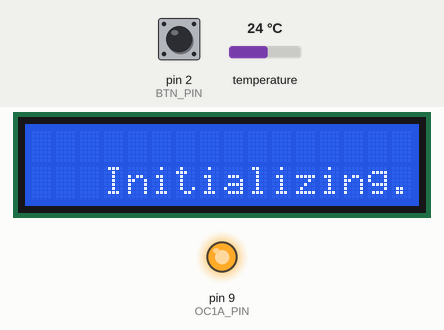
This program was run on a simulated Arduino Uno, built with avr-gcc and run on an emulated ATmega328P. On the bench: 16×2 character LCD, output pins drawn as LEDs (lit = HIGH). Inputs (shaded band) come from the test bench; at power-on: temperature 24 °C, pin 2 (BTN_PIN) HIGH.

Above: at 5.7 s.
5.8 s: temperature set to 41 °C
At 7.9 s:
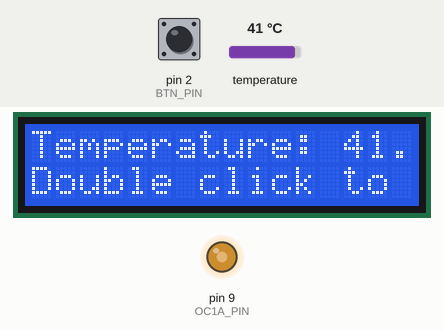
8.6 s: temperature set to 12 °C
At 9.4 s:
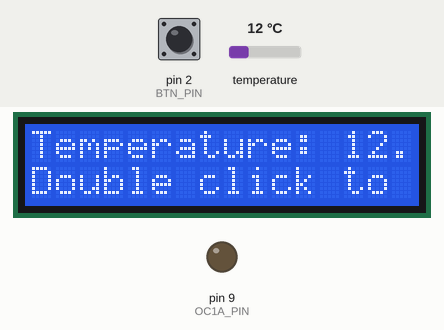
10.6 s: temperature set to 19 °C
At 11.9 s:
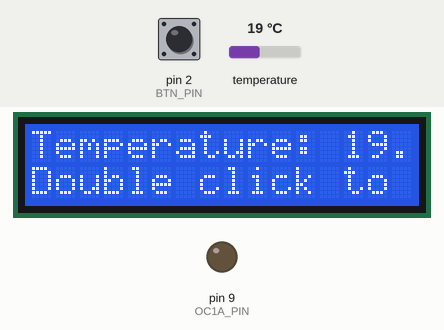
12.5 s: temperature set to 33 °C
At 13.8 s:
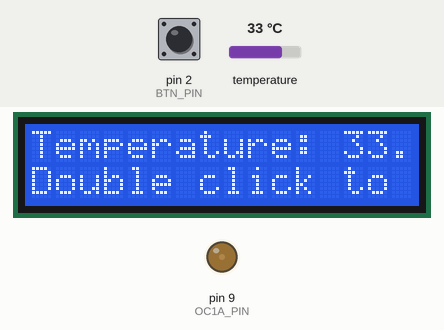
14.6 s: pin 2 (BTN_PIN) pulsed LOW 2 times (0.12 s each, 0.3 s apart)
At 16.9 s:
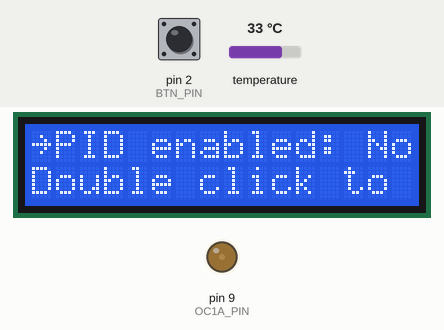
Timing chart, 0 to 18.1 s (numbered marks = the images above; inputs shaded):
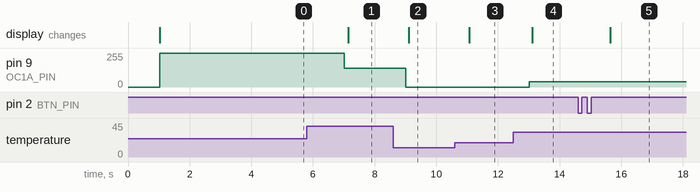

The program:

main.cpp
```cpp
#include <Arduino.h>
#include <OneWire.h>
#include <DallasTemperature.h>
#include <Wire.h>
#include <LiquidCrystal_I2C.h>
#include <GyverButton.h>
#include <EEPROM.h>
#include <PID_v1.h>
#include <math.h>
#define MAGIC_SUM 0xA56A
#define ARRAY_LEN(x) (sizeof(x) / sizeof((x)[0]))

struct Settings
{
  uint16_t magic;
  bool isPIDmode;
  double ctrTemp;
  byte startTemp;
  byte endTemp;
  byte dutyHyst;
  double Kp;
  double Ki;
  double Kd;
};

enum ValueType
{
  TYPE_BOOL,
  TYPE_BYTE,
  TYPE_FLOAT
};

enum DisplaySignType
{
  TYPE_NONE,
  TYPE_DEGREE,
  TYPE_PERCENT,
};

enum DisplayValueType
{
  VAL_INT,
  VAL_FLOAT
};

struct MenuItem
{
  const char *label;
  void *value;
  ValueType type;
  DisplaySignType signType;
  DisplayValueType valueType;
};

enum ScreenMode
{
  SCREEN_MAIN,
  SCREEN_MENU,
  SCREEN_INIT
};

const byte OC1A_PIN = 9; //pin for fan control
const byte SENSOR_PIN = 11; // pin for temp sensor
const byte BTN_PIN = 2; // pin for button
const int INTERVAL_UPDATES = 1000;
const int INIT_START_TIME = 7000;
bool IS_PID_MODE = false;
double CTR_PID_TEMP = 50;
double K_P = 2;
double K_I = 5;
double K_D = 1;
byte MIN_TEMP_START = 30;
byte MAX_TEMP_START = 50;
const byte MIN_CTR_TEMP = 20;
const byte MAX_CTR_TEMP = 80;
byte DUTY_HYST = 3;
const word PWM_FREQ_HZ = 25000;                      // 25 kHz of fan PWM frequency
const word TCNT1_TOP = 16000000 / (2 * PWM_FREQ_HZ); // CPU clock
const byte LCD_ROWS = 4;
const byte LCD_COLS = 20;
unsigned long prevMillis = 0;
OneWire oneWire(SENSOR_PIN);
DallasTemperature sensors(&oneWire);
LiquidCrystal_I2C lcd(0x27, LCD_COLS, LCD_ROWS);
GButton btn(BTN_PIN);

ScreenMode lastScreen = SCREEN_INIT;
bool isMenuShowing = false;
byte rowSelected = 0;
byte idxFirstRowMenuItem = 0;
float tempC = 0.0;
byte adjustedDuty = 0;
Settings cfg;

const MenuItem menuPIDon[] = {
    {"PID enabled: ", &IS_PID_MODE, TYPE_BOOL, TYPE_NONE},
    {"PID Temp: ", &CTR_PID_TEMP, TYPE_FLOAT, TYPE_DEGREE, VAL_INT},
    {"Kp: ", &K_P, TYPE_FLOAT, TYPE_NONE, VAL_FLOAT},
    {"Ki: ", &K_I, TYPE_FLOAT, TYPE_NONE, VAL_FLOAT},
    {"Kd: ", &K_D, TYPE_FLOAT, TYPE_NONE, VAL_FLOAT}};

const MenuItem menuPIDoff[] = {
    {"PID enabled: ", &IS_PID_MODE, TYPE_BOOL, TYPE_NONE},
    {"Start Temp: ", &MIN_TEMP_START, TYPE_BYTE, TYPE_DEGREE},
    {"End Temp: ", &MAX_TEMP_START, TYPE_BYTE, TYPE_DEGREE},
    {"Hysteresis: ", &DUTY_HYST, TYPE_BYTE, TYPE_PERCENT}};

const MenuItem mainView[] = {
    {"Temperature: ", &tempC, TYPE_FLOAT, TYPE_DEGREE, VAL_FLOAT},
    {"Fans speed: ", &adjustedDuty, TYPE_BYTE, TYPE_PERCENT}};

double inputPID, outputPID;
PID fanPID(&inputPID, &outputPID, &CTR_PID_TEMP, K_P, K_I, K_D, REVERSE);

byte arrowRight[8] = {
    B00000,
    B00100,
    B00010,
    B11111,
    B00010,
    B00100,
    B00000,
    B00000};

byte arrowUp[8] = {
    B00100,
    B01110,
    B10101,
    B00100,
    B00100,
    B00100,
    B00100,
    B00000};

byte arrowDown[8] = {
    B00100,
    B00100,
    B00100,
    B00100,
    B10101,
    B01110,
    B00100,
    B00000};

byte vertLine[8] = {
    B00100,
    B00100,
    B00100,
    B00100,
    B00100,
    B00100,
    B00100,
    B00100};

byte vertBar[8] = {
    B00100,
    B00100,
    B01110,
    B01110,
    B01110,
    B01110,
    B00100,
    B00100};

void setPwmDuty(byte duty);
byte mapTemperatureToDuty();
byte applyHysteresis(byte newDuty);
bool isValidTemp();
void updateDisplay(bool forceUpdate = false);
void initOrErrorMsgDisplay(bool init);
void buttonClickHandler();
byte digitsAmount(float data);
bool hasTempChanges(float data);
bool hasDutyChanges(float data);
bool hasProgBarChanges(int data);
void clearRow(byte row);
void printValue(MenuItem menu);
void stepMenuValue(const MenuItem &item);
void getSettingsFromEEPROM();
void saveSettingsToEEPROM();

void setup()
{
  getSettingsFromEEPROM();
  pinMode(OC1A_PIN, OUTPUT);
  TCCR1A = 0;
  TCCR1B = 0;
  TCNT1 = 0;
  TCCR1A |= (1 << COM1A1) | (1 << WGM11);
  TCCR1B |= (1 << WGM13) | (1 << CS10);
  ICR1 = TCNT1_TOP;
  sensors.begin();
  sensors.setWaitForConversion(false);
  sensors.setResolution(11);
  fanPID.SetOutputLimits(0, 100);
  fanPID.SetSampleTime(INTERVAL_UPDATES);
  fanPID.SetTunings(K_P, K_I, K_D);
  fanPID.SetMode(AUTOMATIC); /// check
  lcd.init();
  lcd.backlight();
  const byte *const symbols[] = {arrowRight, arrowUp, arrowDown, vertLine, vertBar};
  for (byte i = 0; i < ARRAY_LEN(symbols); i++)
  {
    lcd.createChar(i, (byte *)symbols[i]);
  }
}

void loop()
{
  buttonClickHandler();
  unsigned long currentMillis = millis();
  if (currentMillis - prevMillis >= INTERVAL_UPDATES)
  {
    prevMillis = currentMillis;
    sensors.requestTemperatures();
    tempC = sensors.getTempCByIndex(0);
    inputPID = tempC;
    bool initMode = (currentMillis < INIT_START_TIME);
    if (!isValidTemp() || initMode)
    {
      initOrErrorMsgDisplay(initMode);
      setPwmDuty(100);
      return;
    }
    if (IS_PID_MODE)
    {
      fanPID.Compute();
      adjustedDuty = (byte)outputPID;
    }
    else
    {
      byte duty = mapTemperatureToDuty();
      adjustedDuty = applyHysteresis(duty);
    }

    setPwmDuty(adjustedDuty);
    updateDisplay();
  }
}

void setPwmDuty(byte duty)
{
  OCR1A = (word)(duty * TCNT1_TOP) / 100;
}

byte mapTemperatureToDuty()
{
  if (tempC <= MIN_TEMP_START)
    return 0;
  if (tempC >= MAX_TEMP_START)
    return 100;
  return map((int)(tempC * 10), (MIN_TEMP_START * 10), (MAX_TEMP_START * 10), 0, 100);
}

byte applyHysteresis(byte duty)
{
  static byte lastDuty = 0;
  if (duty == 100 || duty == 0)
    return duty;
  if (abs((int)duty - (int)lastDuty) < DUTY_HYST)
    return lastDuty;

  lastDuty = duty;
  return duty;
}

bool isValidTemp()
{
  if (tempC == DEVICE_DISCONNECTED_C)
    return false;
  if (isnan(tempC))
    return false;
  return true;
}

void updateDisplay(bool forceUpdate)
{
  ScreenMode currentScreen = isMenuShowing ? SCREEN_MENU : SCREEN_MAIN;
  static float previousTemp = 0;
  if (forceUpdate || lastScreen != currentScreen)
  {
    lcd.clear();
    lastScreen = currentScreen;
  }

  if (isMenuShowing)
  {
    const MenuItem *menu;
    byte menuSize;
    const byte allowShowRows = LCD_ROWS - 1;
    if (IS_PID_MODE)
    {
      menu = menuPIDon;
      menuSize = ARRAY_LEN(menuPIDon);
    }
    else
    {
      menu = menuPIDoff;
      menuSize = ARRAY_LEN(menuPIDoff);
    }
    for (byte i = 0; i < menuSize; i++)
    {
      if (i > 2)
        break; // Temporary crutch to show only 3 menu items
      const byte idx = idxFirstRowMenuItem + i;
      lcd.setCursor(1, i);
      printValue(menu[idx]);
      if (rowSelected == i)
      {
        lcd.setCursor(0, i);
        lcd.write(0); // arrow
      }
      if (menuSize >= allowShowRows && i < allowShowRows)
      {
        lcd.setCursor(19, i);
        if (i == 0)
          idxFirstRowMenuItem == 0 ? lcd.write(4) : lcd.write(3); // vertLine = 3, vertBar = 4
        else if (i == 1)
          idxFirstRowMenuItem > 0 && (idxFirstRowMenuItem + allowShowRows) < menuSize ? lcd.write(4) : lcd.write(3);
        else if (i == 2)
          (idxFirstRowMenuItem + allowShowRows) < menuSize ? lcd.write(3) : lcd.write(4);
      }
    }
    lcd.setCursor(0, 3);
    lcd.print("Double click to exit");
  }
  else
  {
    const byte mainShowRowsSize = ARRAY_LEN(mainView);
    for (byte i = 0; i < mainShowRowsSize; i++)
    {
      if (i == 0)
      {
        float v = *(float *)mainView[i].value;
        if (hasTempChanges(v))
          clearRow(i);
        lcd.setCursor(0, i);
        printValue(mainView[i]);
        if (previousTemp != tempC)
          previousTemp < tempC ? lcd.write(1) : lcd.write(2);
        else
          lcd.print(" ");
        previousTemp = tempC;
      }
      else if (i == 1)
      {
        byte v = *(byte *)mainView[i].value;
        if (hasDutyChanges(v))
          clearRow(i);
        lcd.setCursor(0, i);
        printValue(mainView[i]);
        lcd.setCursor(16, i);
        lcd.print(IS_PID_MODE ? "-PID" : "-LIN");
      }
    }
    ///////////////////////////////////////////
    if (hasProgBarChanges(adjustedDuty))
      clearRow(2);
    lcd.setCursor(0, 2);
    for (int i = 0; i < adjustedDuty / 5; i++)
      lcd.print("*");
    ///////////////////////////////////////////
    lcd.setCursor(0, 3);
    lcd.print("Double click to menu");
  }
}

void initOrErrorMsgDisplay(bool init)
{
  lastScreen = SCREEN_INIT;
  lcd.clear();
  byte idx = init ? 3 : 4;
  lcd.setCursor(idx, 1);
  lcd.print(init ? "Initializing..." : "Sensor Error!");
}

void buttonClickHandler()
{
  btn.tick();
  if (btn.isDouble())
  {
    if (isMenuShowing)
    {
      saveSettingsToEEPROM();
      if (IS_PID_MODE)
        fanPID.SetTunings(K_P, K_I, K_D);
    }
    isMenuShowing = !isMenuShowing;
    updateDisplay(true);
  }
  if (btn.isSingle() && isMenuShowing)
  {
    const byte menuItems = IS_PID_MODE ? ARRAY_LEN(menuPIDon) : ARRAY_LEN(menuPIDoff);
    const byte allowToShowRows = LCD_ROWS - 1;
    const byte divider = menuItems <= allowToShowRows ? menuItems : allowToShowRows;

    if (rowSelected == (allowToShowRows - 1) && menuItems > allowToShowRows)
    {
      if ((idxFirstRowMenuItem + allowToShowRows) < menuItems)
        idxFirstRowMenuItem = idxFirstRowMenuItem + 1;
      else
      {
        idxFirstRowMenuItem = 0;
        rowSelected = 0;
      }
    }
    else
      rowSelected = (rowSelected + 1) % divider;

    updateDisplay(true);
  }
  if (btn.isStep() && isMenuShowing)
  {
    byte activeIndex = idxFirstRowMenuItem + rowSelected;

    if (IS_PID_MODE)
      stepMenuValue(menuPIDon[activeIndex]);
    else
      stepMenuValue(menuPIDoff[activeIndex]);

    updateDisplay(true);
  }
}

byte digitsAmount(float data)
{
  int n = abs(data);
  if (n < 10)
    return 1;
  if (n < 100)
    return 2;
  if (n < 1000)
    return 3;
  return 4;
}

bool hasTempChanges(float data)
{
  static int lastDigits = 1;
  byte digits = digitsAmount(data);
  bool changed = (digits != lastDigits);
  lastDigits = digits;
  return changed;
}

bool hasDutyChanges(float data)
{
  static int lastDigits = 1;
  byte digits = digitsAmount(data);
  bool changed = (digits != lastDigits);
  lastDigits = digits;
  return changed;
}

bool hasProgBarChanges(int data)
{
  static int lastData = 0;
  byte progBarData = data % 10;
  bool changed = (lastData != progBarData);
  lastData = progBarData;
  return changed;
}

void clearRow(byte row)
{
  lcd.setCursor(0, row);
  for (byte i = 0; i < LCD_COLS; i++)
    lcd.print(" ");
}

void printValue(MenuItem menu)
{
  lcd.print(menu.label);
  switch (menu.type)
  {
  case TYPE_BOOL:
    lcd.print(*(bool *)menu.value ? "Yes" : "No");
    break;

  case TYPE_BYTE:
    lcd.print(*(byte *)menu.value);
    break;

  case TYPE_FLOAT:
    bool isFloat = menu.valueType == VAL_FLOAT;
    lcd.print(*(float *)menu.value, isFloat ? 1 : 0);
    break;
  }

  if (menu.signType == TYPE_DEGREE)
  {
    lcd.write((uint8_t)223);
    lcd.print("C");
  }
  else if (menu.signType == TYPE_PERCENT)
    lcd.print("%");
}

void stepMenuValue(const MenuItem &item)
{
  switch (item.type)
  {
  case TYPE_BOOL:
    *(bool *)item.value = !*(bool *)item.value;

    break;
  case TYPE_BYTE:
  {
    byte *v = (byte *)item.value;
    if (item.value == &MIN_TEMP_START)
      *v = (*v + 1 < MAX_TEMP_START) ? *v + 1 : MIN_CTR_TEMP;
    else if (item.value == &MAX_TEMP_START)
      *v = (*v + 1 > MAX_CTR_TEMP) ? MIN_TEMP_START + 1 : *v + 1;
    else if (item.value == &DUTY_HYST)
      *v = (*v % 10) + 1;
    break;
  }
  case TYPE_FLOAT:
  {
    float *v = (float *)item.value;

    if (item.value == &CTR_PID_TEMP)
      *v = (*v + 1 > MAX_CTR_TEMP) ? MIN_CTR_TEMP : *v + 1;
    if (item.value == &K_P || item.value == &K_I || item.value == &K_D)
    {
      *v += 0.1;
      if (*v > 10.0)
        *v = 0.1;
    }
    break;
  }
  }
}

void getSettingsFromEEPROM()
{
  EEPROM.get(0, cfg);
  if (cfg.magic == MAGIC_SUM)
  {
    IS_PID_MODE = (bool)cfg.isPIDmode;
    CTR_PID_TEMP = cfg.ctrTemp;
    MIN_TEMP_START = cfg.startTemp;
    MAX_TEMP_START = cfg.endTemp;
    DUTY_HYST = cfg.dutyHyst;
    K_P = cfg.Kp;
    K_I = cfg.Ki;
    K_D = cfg.Kd;
  }
}

void saveSettingsToEEPROM()
{
  cfg.magic = MAGIC_SUM;
  cfg.isPIDmode = IS_PID_MODE;
  cfg.ctrTemp = CTR_PID_TEMP;
  cfg.startTemp = MIN_TEMP_START;
  cfg.endTemp = MAX_TEMP_START;
  cfg.dutyHyst = DUTY_HYST;
  cfg.Kp = K_P;
  cfg.Ki = K_I;
  cfg.Kd = K_D;
  EEPROM.put(0, cfg);
}
```

Measured:
- after the input at 5.8 s, pin 9 (OC1A_PIN): 255/255 → 140/255 after 1.2 s; the display: changes after 1.3 s (image 1)
- after the input at 8.6 s, pin 9 (OC1A_PIN): 140/255 → 0/255 after 0.42 s; the display: changes after 0.51 s (image 2)
- after the input at 10.6 s, the display: changes after 0.47 s (image 3)
- after the input at 12.5 s, pin 9 (OC1A_PIN): 0/255 → 38/255 after 0.52 s; the display: changes after 0.62 s (image 4)
- after the input at 14.6 s, the display: changes after 1.0 s (image 5)
